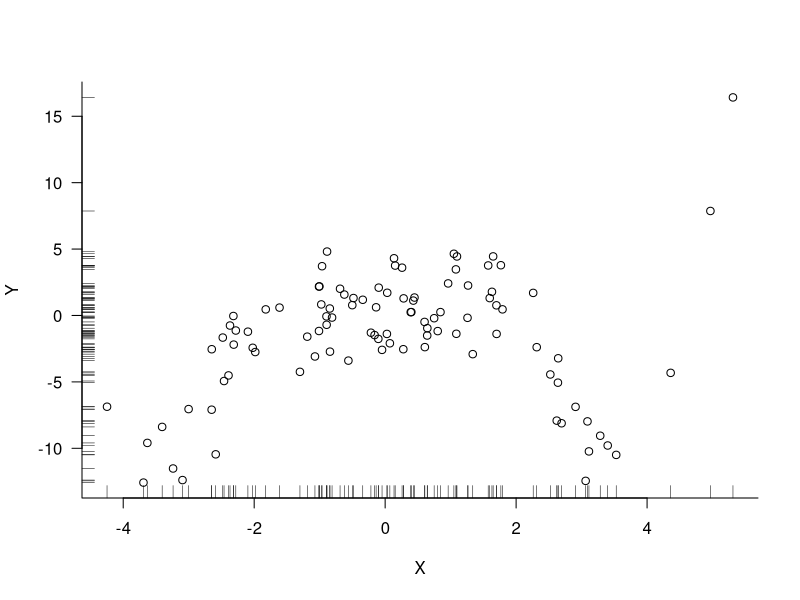
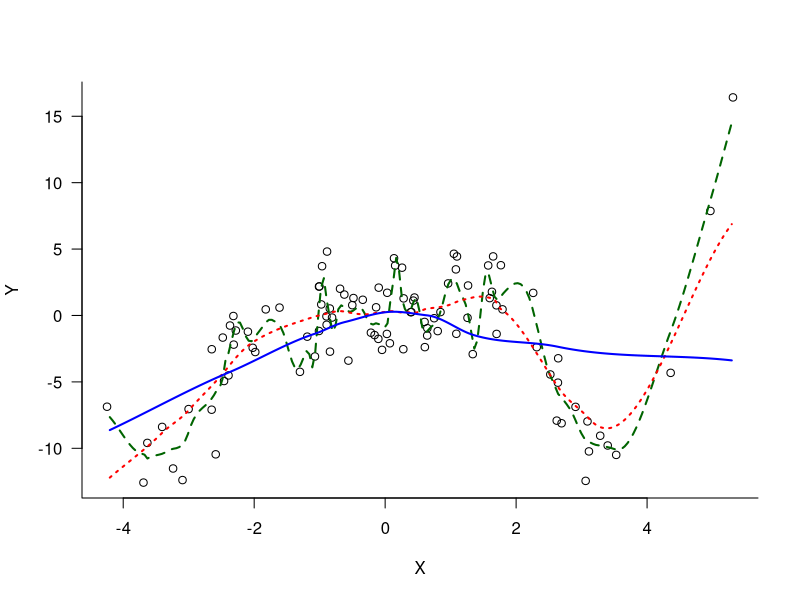
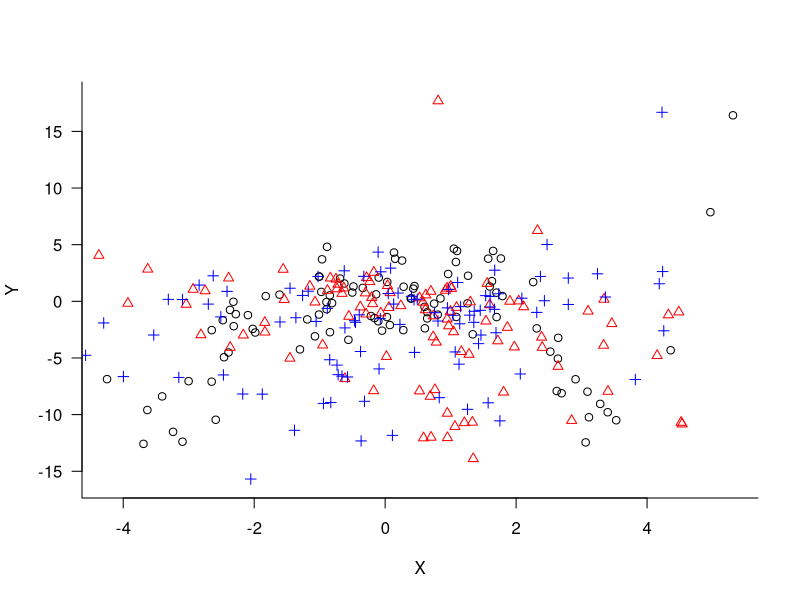
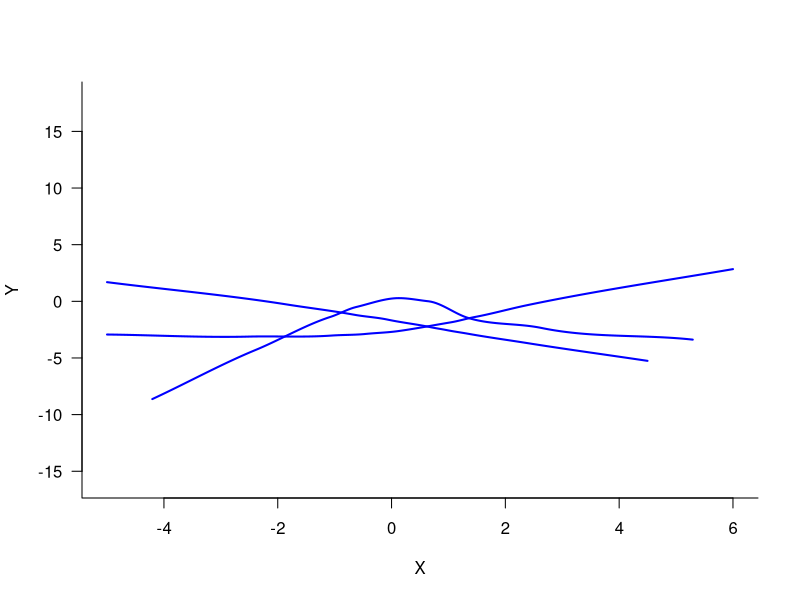
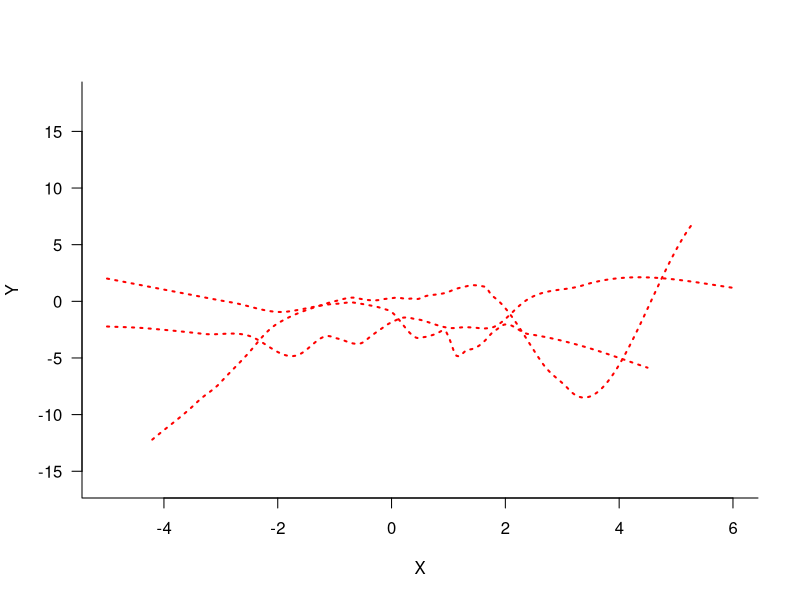
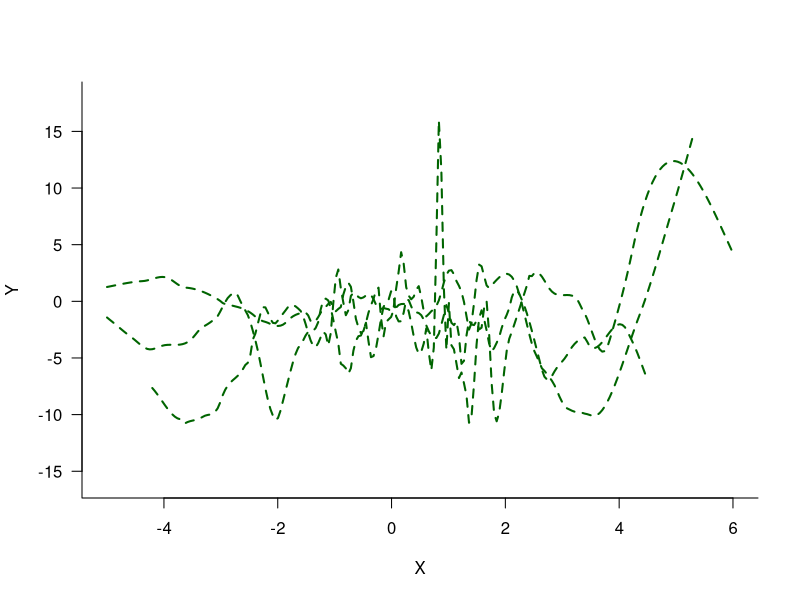
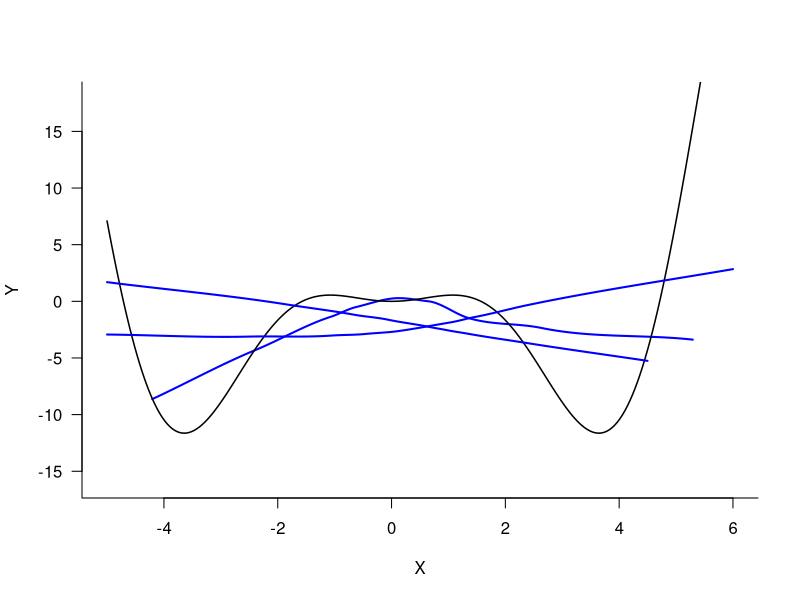
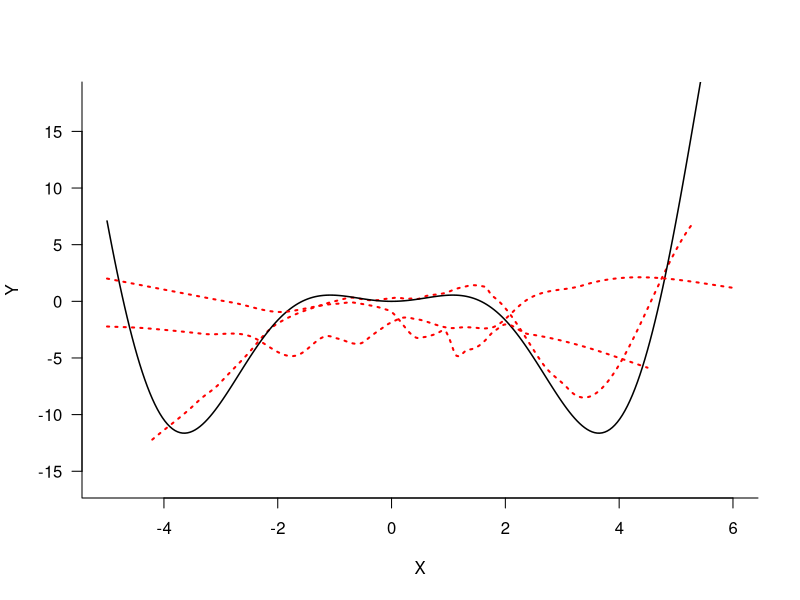

Recreate these plots in R, in order.
## ---- chunk 1
set.seed(12345)
n <- 100
eps <- rnorm(n, sd = 2)
m <- function(x) x^2 * cos(x)
X <- rnorm(n, sd = 2)
Y <- m(X) + eps
xGrid <- seq(-5, 6, l = 250)
## ---- chunk 2
#| fig.cap: 100 observations sampled from a population where $Y$ and $X$ are related.
#| label: fig-gendata1
plot(X, Y, las=1, bty="l")
rug(X, side = 1); 
rug(Y, side = 2)
#lines(xGrid, m(xGrid), col = "black",lwd=1.5)
## ---- chunk 3
#| fig.cap: Observed data and three possible models for the signal.
#| label: fig-gendata-fit1
#| 
l_01 <- loess(Y ~ X,degree=1, span=0.075)
l_03 <- loess(Y ~ X,degree=1, span=0.3)
l_09 <- loess(Y ~ X,degree=1, span=0.9)

plot(X,Y,las=1, bty="l")
lines(xGrid,
      predict(l_01, newdata=data.frame("X"=xGrid)), 
      col="darkgreen", 
      lty="dashed",
      lwd=2)
lines(xGrid,
      predict(l_03, newdata=data.frame("X"=xGrid)), 
      col="red", 
      lty="dotted",
      lwd=2)
lines(xGrid,
      predict(l_09, newdata=data.frame("X"=xGrid)), 
      col="blue", 
      lty="solid",
      lwd=2)

## ---- chunk 4
m <- function(x) x^2 * cos(x)
eps2 <- rnorm(n, sd = 2)
X2 <- rnorm(n, sd = 2)
Y2 <- m(X) + eps2

eps3 <- rnorm(n, sd = 2)
X3 <- rnorm(n, sd = 2)
Y3 <- m(X) + eps3
## ---- chunk 5
#| fig.cap: Three realizations of 100 observations each.
#| label: fig-gendata2
plot(X, Y, las=1, bty="l", col="black", pch=1., ylim=c(-16,18))
points(X2,Y2, col="red", pch=2)
points(X3,Y3, col="blue", pch=3)
## ---- chunk 6
#| fig.cap: The solid (blue) model fit to each of the three samples.
#| label: fig-gendata-fit2_1
#| 
l_09 <- loess(Y ~ X,degree=1, span=0.9)
l_092 <- loess(Y2 ~ X2,degree=1, span=0.9)
l_093 <- loess(Y3 ~ X3,degree=1, span=0.9)

plot(x=xGrid,
     y=predict(l_09, newdata=data.frame("X"=xGrid)), 
     xlab="X",
     ylab="Y",
     type="l",
     las=1,
     bty="l",
     col="blue", 
     lty="solid",
     lwd=2,
     ylim=c(-16,18))
lines(xGrid,
      predict(l_093, newdata=data.frame("X3"=xGrid)), 
      col="blue", 
      lty="solid",
      lwd=2)
lines(xGrid,
      predict(l_092, newdata=data.frame("X2"=xGrid)), 
      col="blue", 
      lty="solid",
      lwd=2)
## ---- chunk 7
#| fig.cap: The dotted (red) model fit to each of the three samples.
#| label: fig-gendata-fit2_2
#| 
l_03 <- loess(Y ~ X,degree=1, span=0.3)
l_032 <- loess(Y2 ~ X2,degree=1, span=0.3)
l_033 <- loess(Y3 ~ X3,degree=1, span=0.3)

plot(x=xGrid,
     y=predict(l_03, newdata=data.frame("X"=xGrid)), 
     xlab="X",
     ylab="Y",
     type="l",
     las=1,
     bty="l",
     col="red", 
     lty="dotted",
     lwd=2,
     ylim=c(-16,18))
lines(xGrid,
      predict(l_033, newdata=data.frame("X3"=xGrid)), 
      col="red", 
      lty="dotted",
      lwd=2)
lines(xGrid,
      predict(l_032, newdata=data.frame("X2"=xGrid)), 
      col="red", 
      lty="dotted",
      lwd=2)

## ---- chunk 8
#| fig.cap: The dashed (green) model fit to each of the three samples.
#| label: fig-gendata-fit2_3
#| 
l_01 <- loess(Y ~ X,degree=1, span=0.075)
l_012 <- loess(Y2 ~ X2,degree=1, span=0.075)
l_013 <- loess(Y3 ~ X3,degree=1, span=0.075)

plot(x=xGrid,
     y=predict(l_01, newdata=data.frame("X"=xGrid)), 
     xlab="X",
     ylab="Y",
     type="l",
     las=1,
     bty="l",
     col="darkgreen", 
     lty="dashed",
     lwd=2,
     ylim=c(-16,18))
lines(xGrid,
      predict(l_013, newdata=data.frame("X3"=xGrid)), 
      col="darkgreen", 
      lty="dashed",
      lwd=2)
lines(xGrid,
      predict(l_012, newdata=data.frame("X2"=xGrid)), 
      col="darkgreen", 
      lty="dashed",
      lwd=2)
## ---- chunk 9
#| fig.cap: The solid (blue) model fit to each of the three samples and the true signal.
#| label: fig-gendata-fit3_1
#| 

plot(x=xGrid,
     y=predict(l_09, newdata=data.frame("X"=xGrid)), 
     xlab="X",
     ylab="Y",
     type="l",
     las=1,
     bty="l",
     col="blue", 
     lty="solid",
     lwd=2,
     ylim=c(-16,18))
lines(xGrid, m(xGrid), col = "black",lwd=1.5)
lines(xGrid,
      predict(l_093, newdata=data.frame("X3"=xGrid)), 
      col="blue", 
      lty="solid",
      lwd=2)
lines(xGrid,
      predict(l_092, newdata=data.frame("X2"=xGrid)), 
      col="blue", 
      lty="solid",
      lwd=2)
## ---- chunk 10
#| fig.cap: The dashed (green) model fit to each of the three samples and the true signal.
#| label: fig-gendata-fit3_2
#| 
plot(x=xGrid,
     y=predict(l_03, newdata=data.frame("X"=xGrid)), 
     xlab="X",
     ylab="Y",
     type="l",
     las=1,
     bty="l",
     col="red", 
     lty="dotted",
     lwd=2,
     ylim=c(-16,18))
lines(xGrid, m(xGrid), col = "black",lwd=1.5)
lines(xGrid,
      predict(l_033, newdata=data.frame("X3"=xGrid)), 
      col="red", 
      lty="dotted",
      lwd=2)
lines(xGrid,
      predict(l_032, newdata=data.frame("X2"=xGrid)), 
      col="red", 
      lty="dotted",
      lwd=2)
## ---- chunk 11
#| fig.cap: The dashed (green) model fit to each of the three samples and the true signal.
#| label: fig-gendata-fit3_3
#| 

plot(x=xGrid,
     y=predict(l_01, newdata=data.frame("X"=xGrid)), 
     xlab="X",
     ylab="Y",
     type="l",
     las=1,
     bty="l",
     col="darkgreen", 
     lty="dashed",
     lwd=2,
     ylim=c(-16,18))
lines(xGrid, m(xGrid), col = "black",lwd=1.5)
lines(xGrid,
      predict(l_013, newdata=data.frame("X3"=xGrid)), 
      col="darkgreen", 
      lty="dashed",
      lwd=2)
lines(xGrid,
      predict(l_012, newdata=data.frame("X2"=xGrid)), 
      col="darkgreen", 
      lty="dashed",
      lwd=2)
